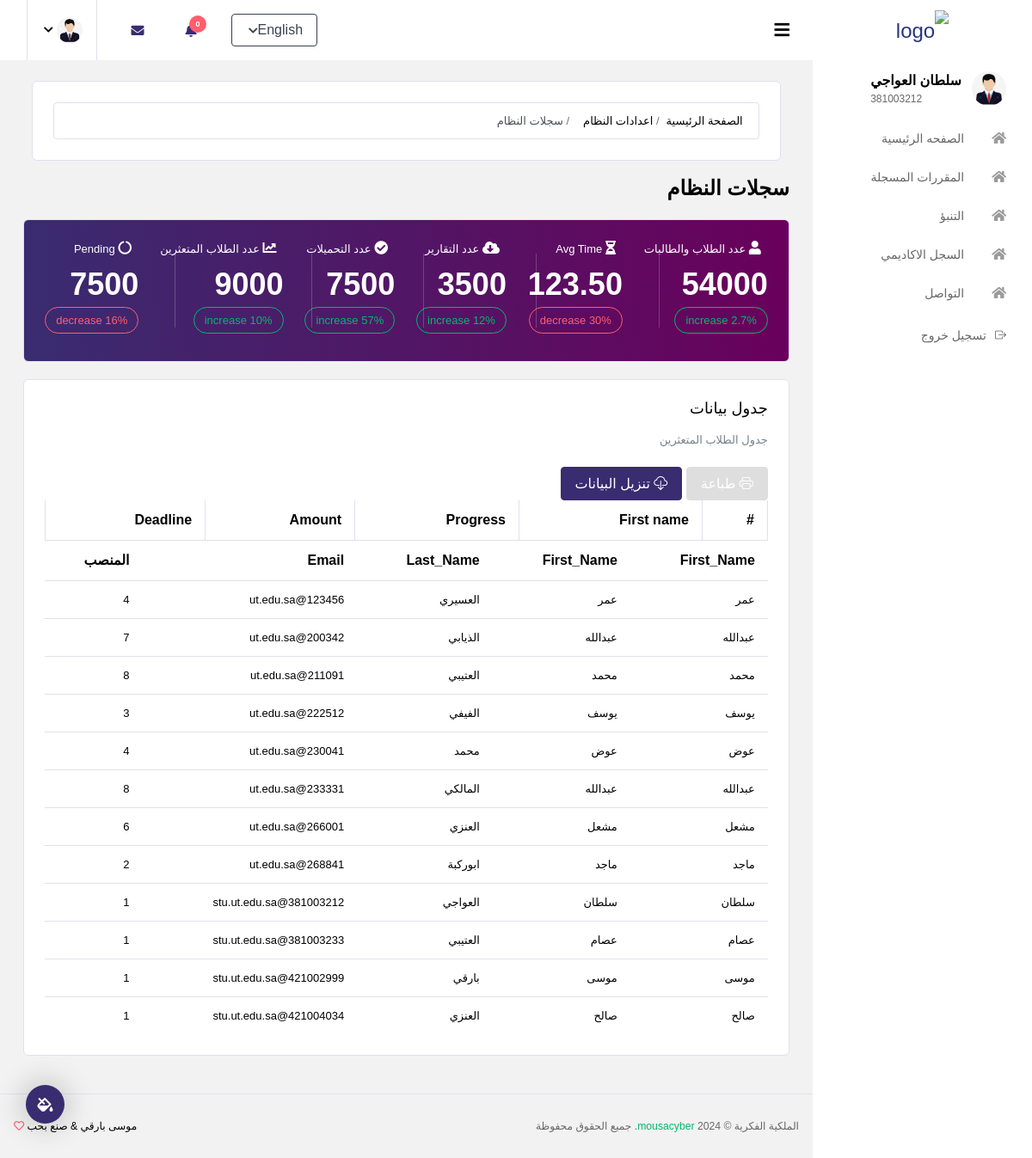
/admin/pages/manager/logs.php (signed in), run on an earlier commit of the app's database.
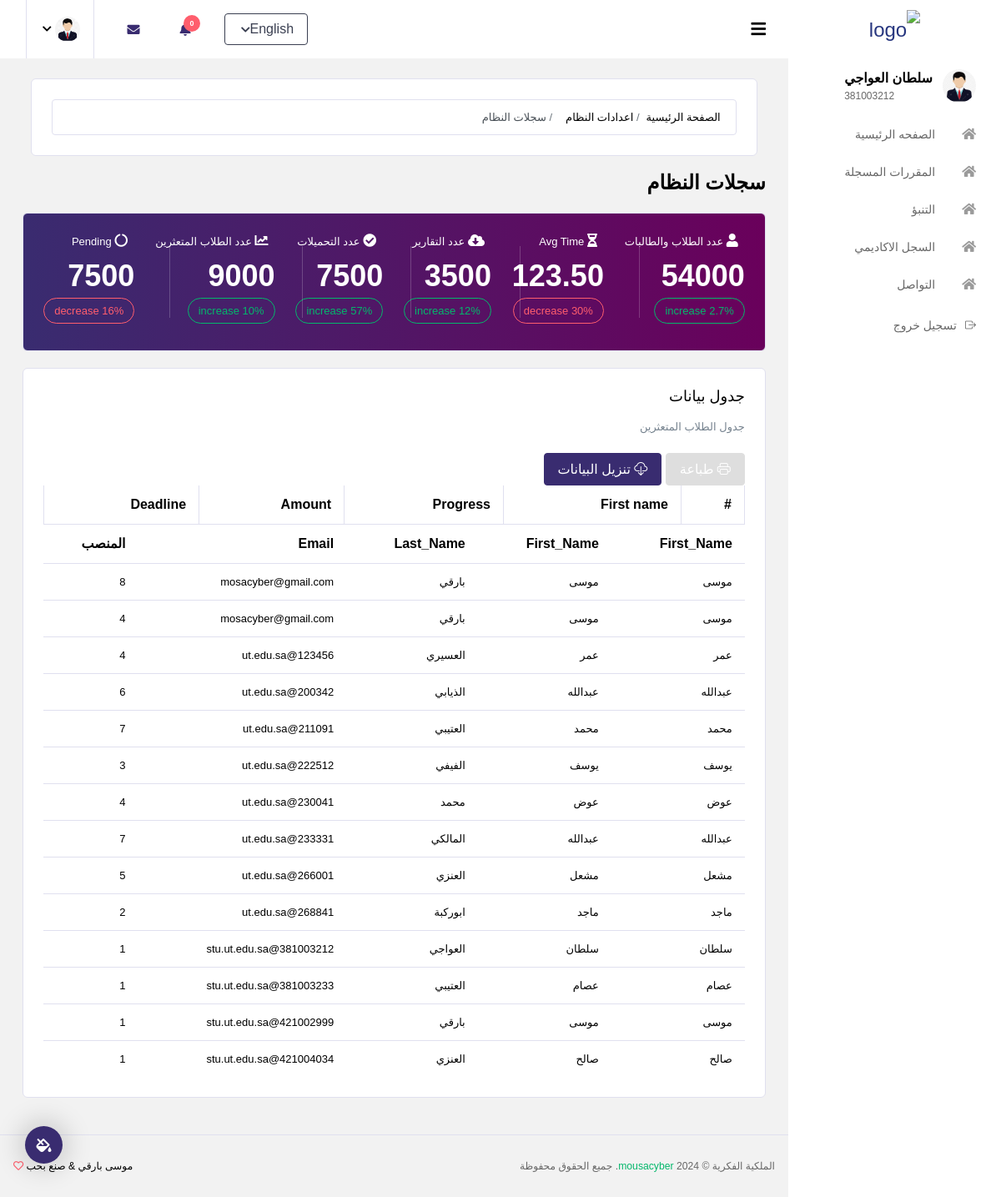
And on a later commit of the database.
### tables this page shows
CREATE TABLE `accounts` (
  `Account_ID` int(9) NOT NULL COMMENT 'This ID is the same for each actor in real systems, such as student ID and faculty member ID.',
  `First_Name` varchar(20) NOT NULL,
  `Last_Name` varchar(20) NOT NULL,
  `Email` varchar(30) NOT NULL,
  `Password` varchar(255) NOT NULL,
  `Mobile` int(10) NOT NULL,
  `Position` int(2) NOT NULL
);

### config/app.php (called while the page is built)
<?php
$config =[
'app_url' => 'localhost:8080/project/',
'admin' => 'localhost:8080/project/admin',
'mail' =>'localhost:8080/project/mail/index2.php',
'Actors' => 'localhost:8080/project/Actors/'
];
?>

### db/data.php (the view, shortened to what this page needs)
<?php
$servername = "localhost";
$username = "root";
$password = "";
$dbname = "university_info";
$conn = new mysqli($servername, $username, $password, $dbname);
$sql = "SELECT * FROM accounts";
$result = $conn->query($sql);
$currentPage = basename($_SERVER['PHP_SELF']);
if ($currentPage === 'index.php') {
  $sql = "SELECT * FROM  greaaaaad";
  $result = $conn->query($sql);
  while($row = $result->fetch_assoc()) {
    echo "<tr>";
    echo "<td>" . $row["frist_name"] . "</td>";
    echo "<td>" . $row["dqh"] . "</td>";
    echo "<td>";
    echo "<div class='progress'>";
    if ($row["coupon"] < 50) {
        echo "<div class='progress-bar bg-danger' role='progressbar' style='width: " . $row["coupon"] . "%' aria-valuenow='20' aria-valuemin='0' aria-valuemax='100'></div>";
    } else if($row["coupon"] < 70){
        echo "<div class='progress-bar bg-warning' role='progressbar' style='width: " . $row["coupon"] . "%' aria-valuenow='20' aria-valuemin='0' aria-valuemax='100'></div>";
    }else if($row["coupon"] < 100){
      echo "<div class='progress-bar bg-success' role='progressbar' style='width: " . $row["coupon"] . "%' aria-valuenow='20' aria-valuemin='0' aria-valuemax='100'></div>";
    }else{
      echo "<div class='progress-bar bg-primary' role='progressbar' style='width: " . $row["coupon"] . "%' aria-valuenow='20' aria-valuemin='0' aria-valuemax='100'></div>";
    }
    echo "</div>";
    echo "</td>";
    echo "<td>" . $row["coupon"] . "</td>";
    echo "<td>" . $row["copy"] . "</td>";
    echo "</tr>";
  }
}else{
  if ($result->num_rows > 0) {
    echo "<table class='table datatable'>";
    echo "<thead><tr><th>First_Name</th><th>First_Name</th><th>Last_Name</th><th>Email</th><th>المنصب</th></tr></thead>";
    echo "<tbody>";
    while($row = $result->fetch_assoc()) {
      echo "<tr>";
      echo "<td>" . $row["First_Name"] . "</td>";
      echo "<td>" . $row["First_Name"] . "</td>";
      echo "<td>" . $row["Last_Name"] . "</td>";
      echo "<td>" . $row["Email"] . "</td>";
      echo "<td>" . $row["Position"] . "</td>";
      echo "</tr>";
    }
    echo "</tbody>";
    echo "</table>";
  } else {
    echo "0 results";
  }
 }
?>

### admin/pages/manager/logs.php (shortened to what this page needs)
<!DOCTYPE html>
<html lang="en">
<head>
  <link rel="stylesheet" href="../../../vendors/iconfonts/font-awesome/css/all.min.css">
  <link rel="stylesheet" href="../../../vendors/css/vendor.bundle.base.css">
  <link rel="stylesheet" href="../../../vendors/css/vendor.bundle.addons.css">
  <link rel="stylesheet" href="../../../assets/css/stylee.css">
</head>
<body class="rtl">
  <div class="container-scroller">
<?php include '../../../Navbar/rtl/nav.php'?>
      <div class="main-panel">
        <div class="content-wrapper">
          <div class="raw">
          <div class="col-md-12 grid-margin ">
            <div class="card">
                <div class="card-body">
                  <div class="template-demo">
                    <nav>
                      <ol class="breadcrumb">
                        <li class="breadcrumb-item " aria-current="page">
                         الصفحة الرئيسية
                      </li> <li class="breadcrumb-item " aria-current="page">
                         اعدادات النظام
                      </li> <li class="breadcrumb-item active" aria-current="page">
                        سجلات النظام
                      </li>
                      </ol>
                    </nav>
                  </div>
                </div>
              </div>
            </div>
          </div>
          <div class="page-header">
            <h3 class="page-title">
              سجلات النظام
            </h3>
          </div>
          <div class="row grid-margin">
            <div class="col-12">
              <div class="card card-statistics">
                <div class="card-body">
                  <div class="d-flex flex-column flex-md-row align-items-center justify-content-between">
                      <div class="statistics-item">
                        <p>
                          <i class="icon-sm fa fa-user mr-2"></i>
عدد الطلاب والطالبات
                        </p>
                        <h2>54000</h2>
                        <label class="badge badge-outline-success badge-pill">2.7% increase</label>
                      </div>
                      <div class="statistics-item">
                        <p>
                          <i class="icon-sm fas fa-hourglass-half mr-2"></i>
                          Avg Time
                        </p>
                        <h2>123.50</h2>
                        <label class="badge badge-outline-danger badge-pill">30% decrease</label>
                      </div>
                      <div class="statistics-item">
                        <p>
                          <i class="icon-sm fas fa-cloud-download-alt mr-2"></i>
                          عدد التقارير
                        </p>
                        <h2>3500</h2>
                        <label class="badge badge-outline-success badge-pill">12% increase</label>
                      </div>
                      <div class="statistics-item">
                        <p>
                          <i class="icon-sm fas fa-check-circle mr-2"></i>
                          عدد التحميلات
                        </p>
                        <h2>7500</h2>
                        <label class="badge badge-outline-success badge-pill">57% increase</label>
                      </div>
                      <div class="statistics-item">
                        <p>
                          <i class="icon-sm fas fa-chart-line mr-2"></i>
                          عدد الطلاب المتعثرين
                        </p>
                        <h2>9000</h2>
                        <label class="badge badge-outline-success badge-pill">10% increase</label>
                      </div>
                      <div class="statistics-item">
                        <p>
                          <i class="icon-sm fas fa-circle-notch mr-2"></i>
                          Pending
                        </p>
                        <h2>7500</h2>
                        <label class="badge badge-outline-danger badge-pill">16% decrease</label>
                      </div>
                  </div>
                </div>
              </div>
            </div>
          </div>
          <div class="row">
            <div class="col-md-12 grid-margin stretch-card">
            <div class="card">
                <div class="card-body">
                  <h4 class="card-title">جدول بيانات</h4>
                  <p class="card-description">
جدول الطلاب المتعثرين
                  </p>
                  <div class="table-responsive">      <button onclick='printRecord("")' class="btn btn-secondary"><i class="bi bi-printer"></i> طباعة</button>
                  <button id="downloadButton" onclick="downloadData()" class="btn btn-primary"><i class="bi bi-cloud-download"></i> تنزيل البيانات</button>
                    <table class="table table-bordered">
                      <thead>
                        <tr>
                          <th>
                            #
                          </th>
                          <th>
                            First name
                          </th>
                          <th>
                            Progress
                          </th>
                          <th>
                            Amount
                          </th>
                          <th>
                            Deadline
                          </th>
                        </tr>
                      </thead>
                      <tbody>
                        <?php include '../../../db/data.php';?>
                      </tbody>
                    </table>
                  </div>
                </div>
              </div>
            </div>
          </div>
        </div>
        <footer class="footer">
          <div class="d-sm-flex justify-content-center justify-content-sm-between">
            <span class="text-muted text-center text-sm-left d-block d-sm-inline-block">الملكية الفكرية © 2024 <a href="https://mousacyber.com/" target="_blank">mousacyber</a>. جميع الحقوق محفوظة</span>
            <span class="float-none float-sm-right d-block mt-1 mt-sm-0 text-center">موسى بارقي & صنع بحب <i class="far fa-heart text-danger"></i></span>
          </div>
        </footer>
      </div>
    </div>
  </div>
</body>
</html>

### Navbar/rtl/nav.php (shortened to what this page needs)
<?php   include __DIR__ . '../../../config/app.php'; ?>
<?php
echo '
<nav class="navbar col-lg-12 col-12 p-0 fixed-top d-flex flex-row default-layout-navbar">
  <div class="text-center navbar-brand-wrapper d-flex align-items-center justify-content-center">
    <a class="navbar-brand brand-logo" href="' . $config['admin'] . '/index.php"><img src="../../images/logo.svg" alt="logo"/></a>
    <a class="navbar-brand brand-logo-mini" href="' . $config['admin'] . '/index.php"><img src="../../images/logo-mini.svg" alt="logo"/></a>
   </div>
  <div class="navbar-menu-wrapper d-flex align-items-stretch">
    <button class="navbar-toggler navbar-toggler align-self-center" type="button" data-toggle="minimize">
      <span class="fas fa-bars"></span>
    </button>
    <ul class="navbar-nav navbar-nav-right">
      <li class="nav-item dropdown d-none d-lg-flex">
        <div class="nav-link">
          <span class="dropdown-toggle btn btn-outline-dark" id="languageDropdown" data-toggle="dropdown">English</span>
        </div>
      </li>
      <li class="nav-item dropdown">
        <a class="nav-link count-indicator dropdown-toggle" id="notificationDropdown" href="#" data-toggle="dropdown">
          <i class="fas fa-bell mx-0"></i>
          <span class="count">0</span>
        </a>
      </li>
      <li class="nav-item dropdown" >
      <a class="nav-link count-indicator dropdown-toggle" id="messageDropdown" href="'.$config["app_url"].'mail/index.php" data-toggle="dropdown" aria-expanded="false">
        <i class="fas fa-envelope mx-0"></i>
      </a>
    </li>
      <li class="nav-item nav-profile dropdown">
        <a class="nav-link dropdown-toggle" href="#" data-toggle="dropdown" id="profileDropdown">
          <img src="../../assets/img/profile-img.png" alt="profile"/>
        </a>
          <a class="dropdown-item" href="'.$config["app_url"].'logout/logout.php">
          </a>
      </li>
    </ul>
  </div>
</nav>
<div class="container-fluid page-body-wrapper">
  <div class="theme-setting-wrapper">
    <div id="settings-trigger"><i class="fas fa-fill-drip"></i></div>
  </div>
  <nav class="sidebar sidebar-offcanvas" id="sidebar">
    <ul class="nav">
      <li class="nav-item nav-profile">
        <div class="nav-link">
          <div class="profile-image">
            <img src="../../assets/img/profile-img.png" alt="image"/>
          </div>
          <div class="profile-name">';
          if(isset($_SESSION['role'])) {
            echo '<p class="name">' . $_SESSION['Name'] . '</p>';
            echo ' <p id="Account_ID" class="designation">' . $_SESSION['Account_ID'] . '</p>';
          }
          echo '
          </div>
        </div>
      </li>';
if(isset($_SESSION['role']) && $_SESSION['role'] === '1') {
  echo'      <li class="nav-item">
  <a class="nav-link" href="' . $config['Actors'] . 'student">
    <i class="fa fa-home menu-icon"></i>
    <span class="menu-title">
    الصفحه الرئيسية
    </span>
  </a>
</li>
      </li>
      <li class="nav-item">
      <a class="nav-link" href="'.$config['Actors'].'student/Current_Semester.php">
        <i class="fa fa-home menu-icon"></i>
        <span class="menu-title">
        المقررات المسجلة
        </span>
      </a>
    </li>
    <li class="nav-item">
    <a class="nav-link" href="'.$config['Actors'].'student/Prediction.php">
      <i class="fa fa-home menu-icon"></i>
      <span class="menu-title">
      التنبؤ
      </span>
    </a>
  </li>
    <li class="nav-item">
    <a class="nav-link" href="'.$config['Actors'].'student/acadmic_record.php">
      <i class="fa fa-home menu-icon"></i>
      <span class="menu-title">
السجل الاكاديمي
      </span>
    </a>
  </li>
  <li class="nav-item">
  <a class="nav-link" href="'.$config['app_url'].'mail">
    <i class="fa fa-home menu-icon"></i>
    <span class="menu-title">
التواصل
    </span>
  </a>
</li>
     ';
      }
      echo'
      <li class="nav-item">
        <a class="nav-link" href="'.$config['app_url'].'/logout/logout.php">
          <i class="bi bi-box-arrow-right" style="margin-left: 10px;"></i>
          <span class="menu-title">تسجيل خروج</span>
        </a>
      </li>
    </ul>
  </nav>
  <link href="https://cdn.jsdelivr.net/npm/bootstrap-icons@1.8.0/font/bootstrap-icons.css" rel="stylesheet">
';
?>

What changed in the data, as far as the page shows it:
added accounts: First_Name "موسى", Last_Name "بارقي", Email "mosacyber@gmail.com", Position "8"
added accounts: First_Name "موسى", Last_Name "بارقي", Email "mosacyber@gmail.com", Position "4"
changed accounts "الذيابي": Position "7" → "6"
changed accounts "211091@ut.edu.sa": Position "8" → "7"
changed accounts "المالكي": Position "8" → "7"
changed accounts "مشعل": Position "6" → "5"
